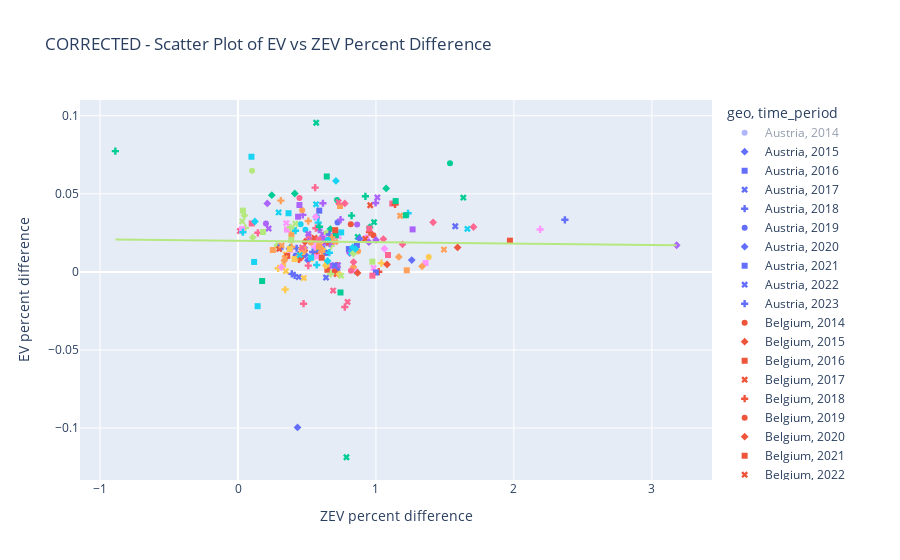

The cell this chart's notebook holds for it:
### Code cell
fig = px.scatter(
    df_cleaned,
    x='zev_norm',
    y='ev_norm',
    color='geo',
    symbol='time_period',
    labels={'ev_norm': 'EV percent difference', 'zev_norm': 'ZEV percent difference'},
    trendline='ols',
    title="CORRECTED - Scatter Plot of EV vs ZEV Percent Difference",
    trendline_scope='overall'
)

fig.show()
